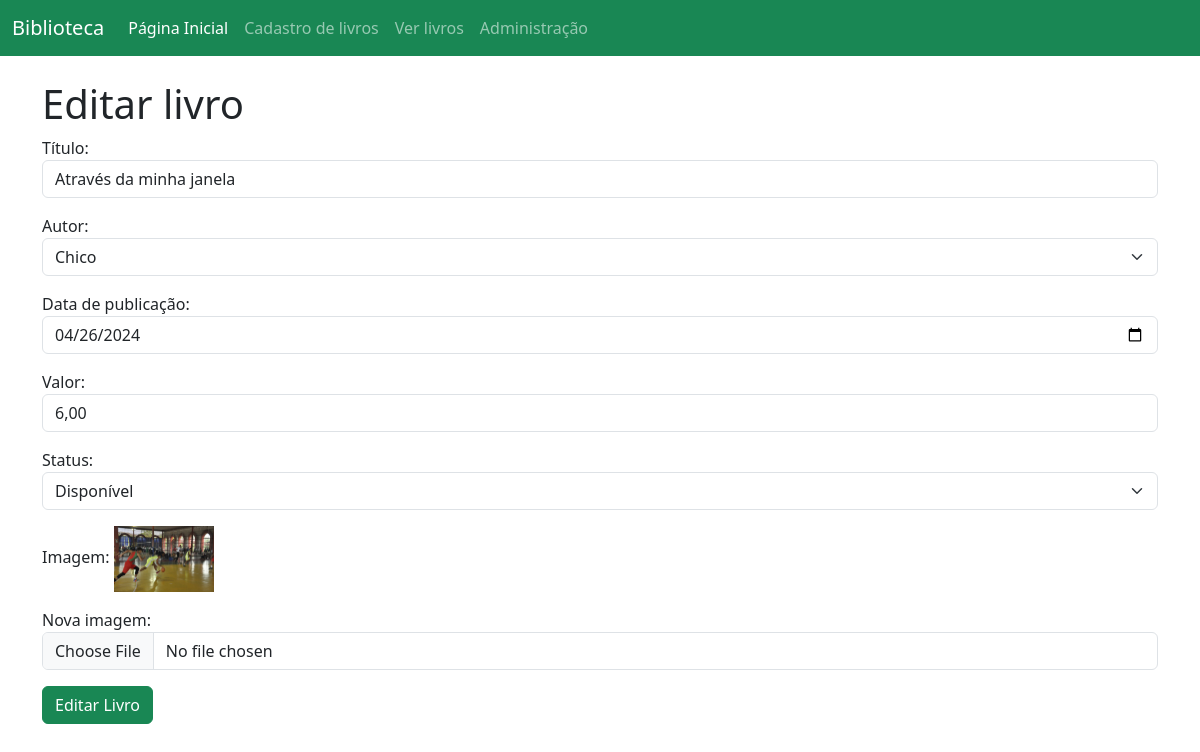
The page /biblioteca/editar/10/ on the database its author committed.
### app/models.py (models this page shows, shortened)
class Livro(models.Model):
    titulo = models.CharField(max_length=255) # Atributo titulo da tabela Livro com tamanho máximo de 255 caracteres
    autor = models.ForeignKey(Autor, on_delete=models.CASCADE) # Atributo autor da tabela Livro do tipo ForeignKey que referencia a tabela Autor
    data_publicacao = models.DateField()
    livro_valor = models.DecimalField(decimal_places=2, max_digits=4, default=1.99) # Atributo data_publicacao da tabela Livro do tipo DateField
    status = models.BooleanField(default=True) # Atributo status da tabela Livro do tipo BooleanField com valor padrão True
    imagem = models.ImageField(upload_to='imagens/', null=True, blank=True) # Atributo imagem da tabela Livro do tipo ImageField com upload para a pasta imagens

class Autor(models.Model):
    nome = models.CharField(max_length=255) # Atributo nome da tabela Autor com tamanho máximo de 255 caracteres
    sobrenome = models.CharField(max_length=255) # Atributo sobrenome da tabela Autor com tamanho máximo de 255 caracteres
    email = models.EmailField() # Atributo email da tabela Autor do tipo EmailField

### app/views.py (the view, shortened to what this page needs)
# urls.py: path('editar/<int:id>/', editar, name='editar'), # Rota para a página de edição (Chama a função editar do arquivo views.py)
def editar(request, id):
    livro = Livro.objects.get(id=id) # Obtendo o livro com o ID recebido
    autores = Autor.objects.all() # Obtendo todos os autores do banco de dados
    data_publicacao_formatada = livro.data_publicacao.strftime('%Y-%m-%d') # Formatando a data de publicação do livro
    valor_formatado = str(livro.livro_valor)
    context = {
        'livro': livro,
        'autores': autores,
        'data_publicacao_formatada': data_publicacao_formatada,
        'valor_formatado': valor_formatado,
    }
    if request.method == 'GET': # Verificando se a requisição é do tipo GET
        return render(request, 'editar_livro.html', context) # Retornando o template editar_livro.html renderizado com o contexto (livro e autores)

### app/templates/editar_livro.html (shortened to what this page needs)
{% extends 'base.html' %}
{% block conteudo-da-pagina %}
<h1>Editar livro</h1>
<form action="{% url 'editar' livro.id %}" method="post" enctype="multipart/form-data">
    <div class="mb-3">
        <label for="titulo">Título:</label>
        <input type="text" class="form-control" id="titulo" name="titulo" value="{{ livro.titulo }}">
    </div>
    <div class="mb-3">
        <label for="autor">Autor:</label>
        <select name="autor" id="autor" class="form-select">
            {% for autor in autores %}
            <option value="{{ autor.id }}" {% if autor.id == livro.autor.id %}selected{% endif %}>{{ autor.nome }}
            </option>
            {% endfor %}
        </select>
    </div>
    <div class="mb-3">
        <label for="data_publicacao">Data de publicação:</label>
        <input type="date" class="form-control" id="data_publicacao" name="data_publicacao"
            value="{{ data_publicacao_formatada }}">
    </div>
    <div class="mb-3">
        <label for="valor">Valor:</label>
        <input type="text" class="form-control" id="valor" name="valor" step="0.01" value="{{ livro.livro_valor }}">
    </div>
    <div class="mb-3">
        <label for="status">Status:</label>
        <select name="status" id="status" class="form-select">
            <option value="1" {% if livro.status %}selected{% endif %}>Disponível</option>
        </select>
    </div>
    {% if livro.imagem %}
    <div class="mb-3">
        <label for="imagem">Imagem:</label>
        <img src="{{ livro.imagem.url }}" alt="{{ livro.titulo }}" style="max-width: 100px;">
    </div>
    {% else %}
    <span class="badge text-bg-danger">Sem imagem</span>
    {% endif %}
    <div class="mb-3">
        <label for="nova_imagem">Nova imagem:</label>
        <input type="file" class="form-control" id="nova_imagem" name="nova_imagem">
    </div>
    <button type="submit" class="btn btn-success">Editar Livro</button>
</form>
{% endblock %}

### rows shown on the page
Livro: titulo "Através da minha janela", autor "Chico", valor "6,00", status "Disponível", imagem (picture)
